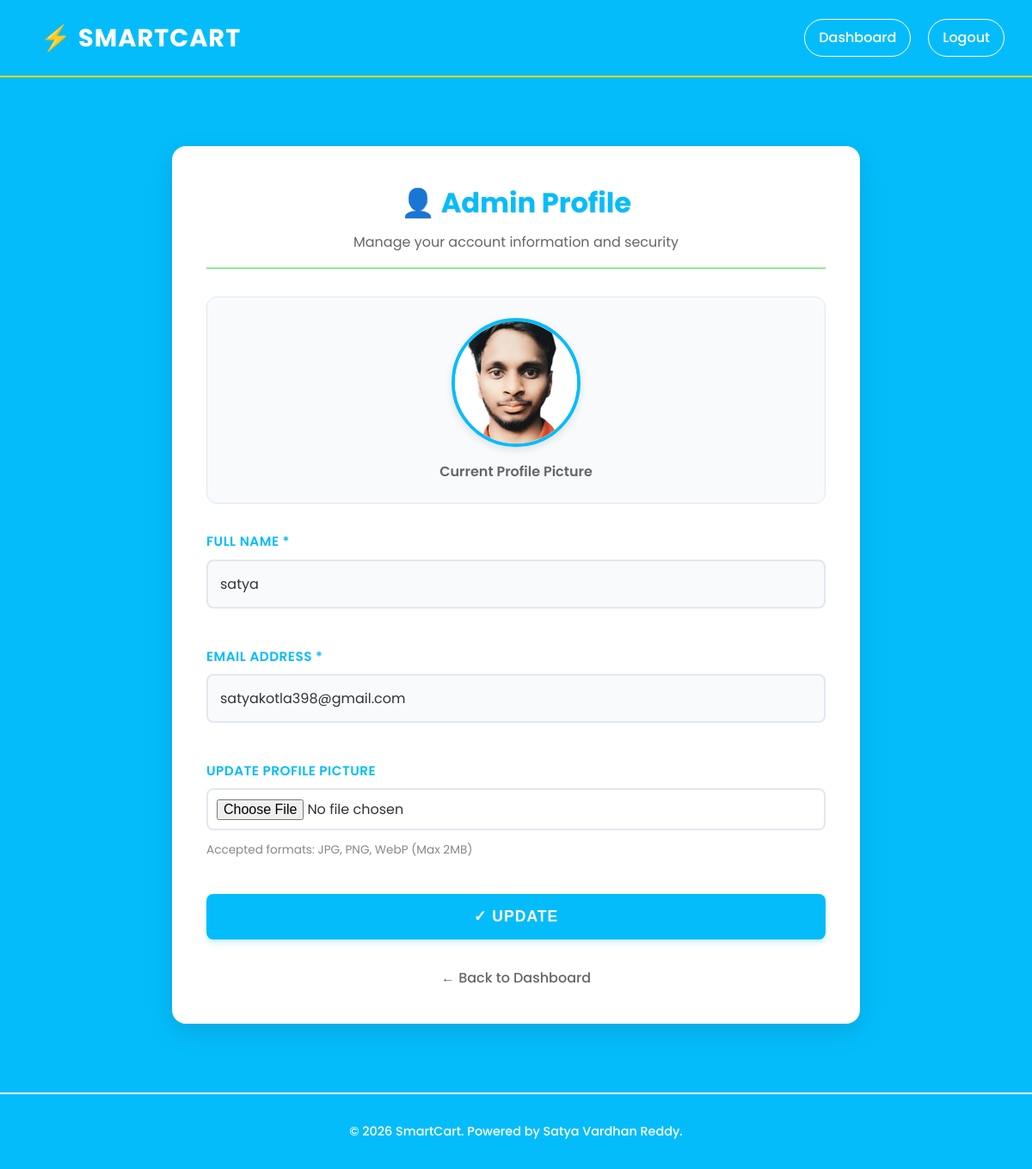
/admin/profile (signed in), run on the app's committed database.
### tables this page shows
CREATE TABLE admin (
    admin_id INTEGER PRIMARY KEY AUTOINCREMENT,
    name TEXT NOT NULL,
    email TEXT UNIQUE NOT NULL,
    password TEXT NOT NULL,
    profile_image TEXT
);

### app.py (the view)
@app.route('/admin/profile', methods=['GET'])
def admin_profile():
    if 'admin_id' not in session:
        flash("Please login!", "danger")
        return redirect('/admin-login')
    admin_id = session['admin_id']
    conn = get_db_connection()
    cursor = conn.cursor()
    cursor.execute("SELECT * FROM admin WHERE admin_id = ?", (admin_id,))
    admin = cursor.fetchone()
    cursor.close()
    conn.close()
    return render_template("admin/admin_profile.html", admin=admin)

### app.py (called while the page is built)
@app.context_processor
def inject_cart_count():
    cart = session.get('cart', {})
    cart_count = sum(item.get('quantity', 0) for item in cart.values())
    return dict(cart_count=cart_count)

def get_db_connection():
    conn = sqlite3.connect("smartcart.db")
    conn.row_factory = sqlite3.Row
    return conn

### templates/admin/admin_profile.html (shortened to what this page needs)
{% extends "base.html" %}
{% block extra_css %}
<link rel="stylesheet" href="{{ url_for('static', filename='css/admin.css') }}">
{% endblock %}
{% block navbar %}
<nav>
    <div style="flex-wrap: wrap;">
        <a href="/">⚡ SmartCart</a>
        <div class="nav-links">
            <a href="/admin-dashboard">Dashboard</a>
            <a href="/admin-logout">Logout</a>
        </div>
    </div>
</nav>
{% endblock %}
{% block content %}
<div class="admin-container">
    <div class="admin-header">
        <h2>👤 Admin Profile</h2>
        <p>Manage your account information and security</p>
    </div>
    <div class="profile-img-section">
        <div class="profile-img-wrapper">
            {% if admin.profile_image %}
            <img src="/static/uploads/admin_profiles/{{ admin.profile_image }}" alt="Admin Avatar">
            {% else %}
            <img src="https://via.placeholder.com/150/05bcfa/FFFFFF?text=Admin" alt="No Profile Image">
            {% endif %}
        </div>
        <p>Current Profile Picture</p>
    </div>
    <form method="POST" action="/admin/profile" enctype="multipart/form-data" class="admin-form">
        <div class="form-group">
            <label for="name">Full Name *</label>
            <input type="text" id="name" name="name" value="{{ admin.name }}" placeholder="Enter your full name"
                required>
        </div>
        <div class="form-group">
            <label for="email">Email Address *</label>
            <input type="email" id="email" name="email" value="{{ admin.email }}" placeholder="Enter your email"
                required>
        </div>
        <div class="form-group">
            <label for="profile_image">Update Profile Picture</label>
            <input type="file" id="profile_image" name="profile_image" accept="image/*">
            <small>Accepted formats: JPG, PNG, WebP (Max 2MB)</small>
        </div>
        <button type="submit" class="btn-submit">✓ Update</button>
    </form>
    <div class="back-link-container">
        <a href="/admin-dashboard" class="back-link">← Back to Dashboard</a>
    </div>
</div>
{% endblock %}

### static/css/admin.css (style rules this page uses)
.admin-container { max-width: 800px; margin: 3rem auto; padding: 2.5rem; background-color: var(--white); border-radius: 16px; box-shadow: 0 10px 30px rgba(0, 0, 0, 0.1); color: #333; animation: slideUp 0.5s ease-out; }
.admin-form { display: flex; flex-direction: column; gap: 1.5rem; }
.form-group { display: flex; flex-direction: column; gap: 0.5rem; }
.admin-header { text-align: center; margin-bottom: 2rem; border-bottom: 2px solid var(--light-green); padding-bottom: 1rem; }
.admin-header h2 { color: var(--light-blue); font-size: 2rem; font-weight: 700; margin: 0; }
.admin-header p { color: #666; margin-top: 0.5rem; }
label { font-weight: 600; color: var(--light-blue); font-size: 0.95rem; text-transform: uppercase; letter-spacing: 0.5px; }
input[type="text"], input[type="number"], input[type="email"], input[type="password"], textarea, select, input[type="file"] { width: 100%; padding: 14px; border: 2px solid #e2e8f0; border-radius: 8px; font-size: 1rem; font-family: inherit; transition: all 0.3s ease; background-color: #f8fafc; color: #333; }
input[type="file"] { padding: 10px; background-color: #fff; }
small { font-size: 0.85rem; color: #888; margin-top: 0.25rem; }
.btn-submit { background-color: var(--light-blue); color: var(--white) !important; padding: 16px; border: none; border-radius: 8px; font-size: 1.1rem; font-weight: 700; text-transform: uppercase; letter-spacing: 1px; cursor: pointer; transition: all 0.3s ease; margin-top: 1rem; box-shadow: 0 4px 6px rgba(5, 188, 250, 0.2); }
.back-link-container { text-align: center; margin-top: 2rem; }
.back-link { color: #666; font-weight: 500; display: inline-flex; align-items: center; gap: 5px; transition: color 0.3s; }

### templates/base.html (style rules this page uses)
:root { --light-blue: #05bcfa; --gold: #FFD700; --light-green: #90EE90; --white: #FFFFFF; }
* { margin: 0; padding: 0; box-sizing: border-box; }
body { font-family: 'Poppins', sans-serif; background-color: var(--light-blue); color: var(--white); display: flex; flex-direction: column; min-height: 100vh; line-height: 1.6; overflow-x: hidden; width: 100%; }
a { text-decoration: none; color: var(--gold); font-weight: 600; transition: all 0.3s ease; }
h1, h2, h3, h4, h5, h6 { color: var(--white); margin-bottom: 1rem; text-shadow: 1px 1px 0px rgba(0, 0, 0, 0.1); }
nav { background-color: var(--light-blue); border-bottom: 2px solid var(--gold); padding: 1rem 2rem; }
nav>div { max-width: 1200px; margin: 0 auto; display: flex; justify-content: space-between; align-items: center; flex-wrap: wrap; }
nav>div>a:first-child { font-size: 1.8rem; font-weight: 700; color: var(--white); letter-spacing: 1px; display: flex; align-items: center; text-transform: uppercase; padding: 5px 15px; }
nav ul, nav>div>div { list-style: none; display: flex; gap: 20px; align-items: center; }
nav li a, nav>div>div a { color: var(--white); font-weight: 500; font-size: 1rem; border: 1px solid var(--white); padding: 0.5rem 1rem; border-radius: 50px; transition: all 0.3s; }
button, input[type="submit"], .btn { background-color: var(--white); color: var(--light-blue); border: 2px solid var(--white); padding: 0.75rem 1.5rem; border-radius: 50px; cursor: pointer; font-size: 1rem; font-weight: 600; transition: all 0.3s ease; display: inline-block; }
input[type="text"], input[type="email"], input[type="password"], textarea, select { width: 100%; padding: 12px 20px; margin-bottom: 20px; background-color: transparent; border: 2px solid var(--white); color: var(--white); border-radius: 8px; font-family: inherit; }
::placeholder { color: rgba(255, 255, 255, 0.7); }

### templates/admin/admin_profile.html (style rules this page uses)
@media (min-width: 769px) { .nav-links { display: flex; gap: 20px; } }
@media (min-width: 769px) { .nav-links a { color: var(--white); font-weight: 500; } }
.profile-img-section { display: flex; flex-direction: column; align-items: center; margin-bottom: 2rem; padding: 1.5rem; background-color: #f8fafc; border-radius: 12px; border: 1px solid #e2e8f0; }
.profile-img-wrapper { width: 150px; height: 150px; border-radius: 50%; overflow: hidden; border: 4px solid var(--light-blue); box-shadow: 0 4px 10px rgba(0, 0, 0, 0.1); margin-bottom: 1rem; background-color: var(--white); display: flex; justify-content: center; align-items: center; }
.profile-img-wrapper img { width: 100%; height: 100%; object-fit: cover; }
.profile-img-section p { font-weight: 600; color: #666; margin: 0; }
.admin-form { margin-top: 1rem; }

### data on the page
admin: profile_image (picture), name "satya", email "satyakotla398@gmail.com"
